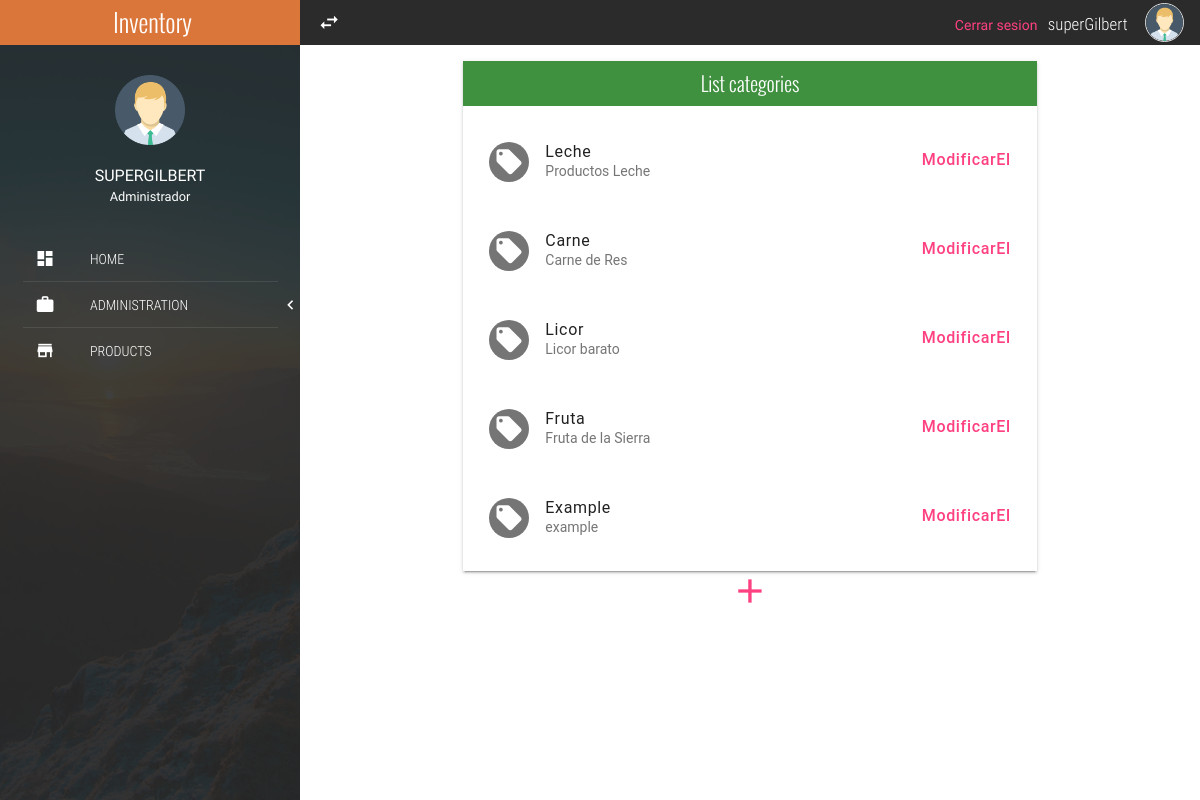
Page /category/ (signed in) on the committed database.
### categoria/models.py (models this page shows, shortened)
class Category(models.Model):
	name = models.CharField(max_length = 50)
	desc = models.CharField(max_length = 150)

### categoria/views.py (the view)
# urls.py: path('category/', categories, name='category'),
def categories(request):
	cats = Category.objects.all()
	return render(request, 'categoria/categorias.html', {'cats':cats})

### categoria/templates/categoria/categorias.html
{% extends 'index.html' %}
{% block content %}
	<div class="mdl-tabs__panel" id="tabListCategory">
				<div class="mdl-grid">
					<div class="mdl-cell mdl-cell--4-col-phone mdl-cell--8-col-tablet mdl-cell--8-col-desktop mdl-cell--2-offset-desktop">
						<div class="full-width panel mdl-shadow--2dp">
							<div class="full-width panel-tittle bg-success text-center tittles">
								List categories
							</div>
							<div class="full-width panel-content">
								{% for cat in cats %}
								<div class="mdl-list">
									<div class="mdl-list__item mdl-list__item--two-line">
										<span class="mdl-list__item-primary-content">
											<i class="zmdi zmdi-label mdl-list__item-avatar"></i>
											<span>{{cat.name}}</span>
											<span class="mdl-list__item-sub-title">{{cat.desc}}</span>
										</span>
										<a class="mdl-list__item-secondary-action" href="{% url 'modificarCategoria' cat.id %}">Modificar</a>
										<a class="mdl-list__item-secondary-action" href="{% url 'eliminarCategoria' cat.id %}"> El</a>
									</div>
									<li class="full-width divider-menu-h"></li>
								</div>
								{% endfor %}
							</div>
						</div>
						<p class="text-center">
							<a href="{% url 'crearCategoria' %}"
								style="font-size: 40px;"
							>
							<i class="zmdi zmdi-plus"></i></a>
						</p>
					</div>
				</div>
			</div>
{% endblock %}

### templates/index.html (shortened to what this page needs)
{% load static %}
<!DOCTYPE html>
<html lang="es">
<head>
	<link rel="stylesheet" href="http://cdn.jsdelivr.net/npm/bootstrap@4.1.3/dist/css/bootstrap.min.css">
	<link rel="stylesheet" href="{% static 'css/normalize.css' %}">
	<link rel="stylesheet" href="{% static 'css/sweetalert2.css' %}">
	<link rel="stylesheet" href="{% static 'css/material.min.css' %}">
	<link rel="stylesheet" href="{% static 'css/material-design-iconic-font.min.css' %}">
	<link rel="stylesheet" href="{% static 'css/jquery.mCustomScrollbar.css' %}">
	<link rel="stylesheet" href="{% static 'css/main.css' %}">
</head>
<body>
	<section class="full-width navLateral">
		<div class="full-width navLateral-bg btn-menu"></div>
		<div class="full-width navLateral-body">
			<div class="full-width navLateral-body-logo text-center tittles">
				 Inventory
			</div>
			<figure class="full-width navLateral-body-tittle-menu">
				<div>
					<img src="{% static 'assets/img/avatar-male.png' %}" alt="Avatar" class="img-responsive">
				</div>
				<figcaption>
					<span>
						{% if user.is_authenticated %}
							<br>
							{{ user.username | upper}}<br>
							<small>Administrador</small>
						{% endif %}
					</span>
				</figcaption>
			</figure>
			<nav class="full-width">
				<ul class="full-width list-unstyle menu-principal">
					<li class="full-width">
						<a href="{% url 'homePage' %}" class="full-width">
							<div class="navLateral-body-cl">
								<i class="zmdi zmdi-view-dashboard"></i>
							</div>
							<div class="navLateral-body-cr">
								HOME
							</div>
						</a>
					</li>
					<li class="full-width divider-menu-h"></li>
					<li class="full-width">
						<a href="#" class="full-width btn-subMenu">
							<div class="navLateral-body-cl">
								<i class="zmdi zmdi-case"></i>
							</div>
							<div class="navLateral-body-cr">
								ADMINISTRATION
							</div>
							<span class="zmdi zmdi-chevron-left"></span>
						</a>
					</li>
					<li class="full-width divider-menu-h"></li>
					<li class="full-width">
						<a href="{% url 'listProduct' %}" class="full-width">
							<div class="navLateral-body-cl">
								<i class="zmdi zmdi-store"></i>
							</div>
							<div class="navLateral-body-cr">
								PRODUCTS
							</div>
						</a>
					</li>
				</ul>
			</nav>
		</div>
	</section>
	<section class="full-width pageContent">
		<div class="full-width navBar">
			<div class="full-width navBar-options">
				<i class="zmdi zmdi-swap btn-menu" id="btn-menu"></i>
				<nav class="navBar-options-list">
					<ul class="list-unstyle">
						{% if user.is_authenticated %}
						<a href="{% url 'logout' %}">Cerrar sesion</a>
						<li class="text-condensedLight noLink" ><small>{{user.username}}</small></li>
						<li class="noLink">
							<figure>
								<img src="{% static 'assets/img/avatar-male.png' %}" alt="Avatar" class="img-responsive">
							</figure>
						</li>
						{% else %}
						<a href="accounts/signup">Registrarse</a>
						<a href="accounts/signin">Iniciar sesion</a>
						{% endif %}
					</ul>
				</nav>
			</div>
		</div>
		{% block content %}{% endblock %}
	</section>
</body>
</html>

### static/css/main.css (style rules this page uses)
:root { --color-text: #3F51B5; --primary-color: #2B2B2C; --acent-color: #DB763B; }
html, body { width: 100%; height: 100%; margin: 0; padding: 0; font-size: 16px; font-family: "RobotoRegular"; position: relative; background-color: #fff; }
.text-condensedLight { font-family: "RobotoCondensedLight"; }
.text-center { text-align: center; }
.tittles { font-family: "OswaldLight"; }
.full-width { margin: 0; padding: 0; width: 100%; box-sizing: border-box; }
.list-unstyle { margin: 0; padding: 0; list-style: none; box-sizing: border-box; }
.img-responsive { width: 100%; height: auto; }
.divider-menu-h { height: 0; border-top: 1px solid rgba(255, 255, 255, .09); width: 85%; margin: 0 auto; }
.mdl-list__item-avatar { line-height: 40px; text-align: center; font-size: 30px; }
.panel { height: auto; }
.panel-tittle { height: 45px; display: block; line-height: 45px; color: #fff; font-size: 20px; }
.panel-content { display: block; padding: 10px; }
.bg-success { background-color: #3f903f !important; }
.navBar { background-color: var(--primary-color); height: 45px; color: #fff; }
.navBar-options { line-height: 45px; height: 45px; position: absolute; width: 100%; top: 0; right: 0; padding: 0; transition: all .3s ease-in-out; }
.navBar-options .btn-menu, .navBar-options-list { line-height: 45px; position: absolute; top: 0; height: 45px; margin: 0; padding: 0; }
.navBar-options .btn-menu { width: 40px; left: 0; font-size: 23px; cursor: pointer; user-select: none; text-align: center; outline: none; margin-left: 9px; }
.navBar-options-list { right: 9px; }
.navBar-options-list .noLink { cursor: inherit !important; }
.navBar-options-list ul { height: 45px; }
.navBar-options-list ul li { height: 45px; line-height: 45px; cursor: pointer; display: inline-block; padding: 0 7px; font-size: 21px; -moz-user-select: none; -webkit-user-select: none; -ms-user-select: none; }
.navBar-options-list ul li { outline: none; }
.navBar-options-list ul li figure, .navBar-options-list ul li figure img { margin: 0; padding: 0; padding-top: 0; margin-top: 0; box-sizing: border-box; }
.navBar-options-list ul li figure { height: 45px; }
.navBar-options-list ul li figure img { border: 1px solid #E1E1E1; border-radius: 50%; width: 39px; height: 39px; margin-bottom: 3px; }
.navLateral, .navLateral-body, .navLateral-bg { position: absolute; top: 0; height: 100%; }
.navLateral { left: 0; width: 300px; z-index: 100; transition: all .3s ease-in-out; background-image: url("../assets/img/FontNavLateral.jpg"); background-size: cover; color: #fff; overflow: hidden; }
.navLateral-body { z-index: 82; left: 0; padding-bottom: 30px; background-color: rgba(43, 43, 44, .9); }
.navLateral-body-logo { height: 45px; line-height: 45px; color: #fff; width: 100%; font-size: 25px; background-color: var(--acent-color); }
.navLateral-body-cl, .navLateral-body-cr { box-sizing: border-box; height: 77px; float: left; margin: 0; padding: 0; position: relative; }
.navLateral-body-cl { width: 30%; }
.navLateral-body-cr { width: 70%; font-family: "RobotoCondensedLight"; }
.navLateral-body-tittle-menu { text-align: center; padding: 30px 0; }
.navLateral-body-tittle-menu img { max-width: 70px; }
.menu-principal li, .menu-principal li a { display: block; }
.menu-principal li a { height: 45px; color: #fff; position: relative; transition: all .3s ease-in-out; }
.menu-principal li a div.navLateral-body-cl, .menu-principal li a div.navLateral-body-cr { height: 45px; line-height: 45px; }
.menu-principal li a div.navLateral-body-cl { text-align: center; font-size: 20px; }
.btn-subMenu span { position: absolute; top: 0; right: 7px; line-height: 45px; height: 45px; font-size: 19px; }
.pageContent { padding-left: 300px; width: 100%; height: 100%; overflow: hidden; z-index: 77; background-color: #fff; transition: all .3s ease-in-out; }

### rows in the picture
Category: name "Leche", desc "Productos Leche"
Category: name "Carne", desc "Carne de Res"
Category: name "Licor", desc "Licor barato"
Category: name "Fruta", desc "Fruta de la Sierra"
Category: name "Example", desc "example"

### other values in the picture
{{ user.username | upper }} "SUPERGILBERT"
{{ user.username }} "superGilbert"
